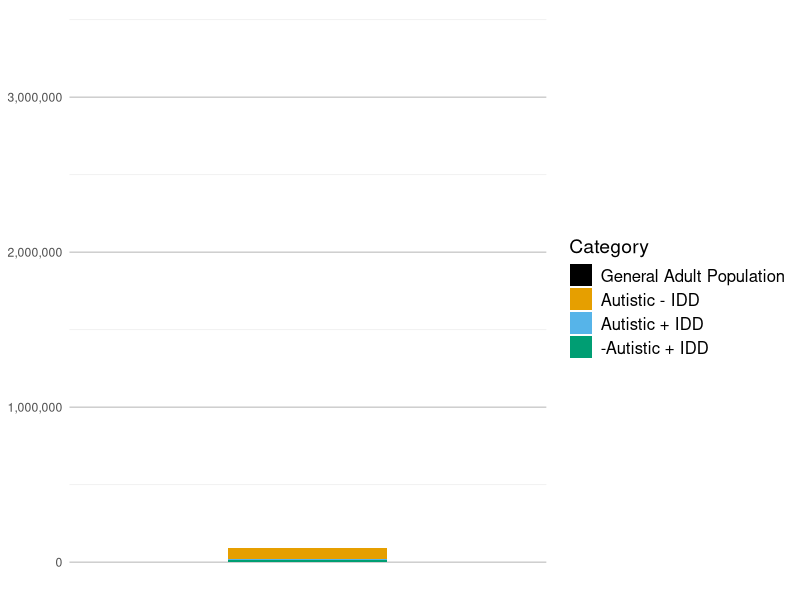

Reproduce this figure in R.
library(tidyverse)
library(ggplot2)
library(patchwork)
library(scales)  # For number formatting

# New dataset structure
all_data <- tribble(
  ~Category, ~Counts, ~start, ~end,
  "General Adult Population",    3407770,      0,   3407770,
  "IDD",                           22755,      0,     22755,
  "-Autistic + IDD",              16483,      0,     16383,
  "Autistic + IDD",                 6371,  16384,     22755,
  "Autistic",                      75993,  16384,     75993,
  "Autistic - IDD",                69622,  22756,     75993,
  "-Autistic - IDD",             3331777,  75994,   3407770
) %>%
  mutate(
    Category = factor(Category, levels=c("General Adult Population", "Autistic - IDD", "Autistic + IDD", "-Autistic + IDD"))
  )

# Define the colors for the plot
colors <- c(
  "General Adult Population" = "#000000",  # Black for General Adult Population
  "Autistic - IDD" = "#E69F00",
  "Autistic + IDD" = "#56B4E9",
  "-Autistic + IDD" = "#009E73"
)

# Prepare the data for the left-hand stacked bar plot (filter the relevant categories)
data_left <- all_data %>%
  filter(Category %in% c("General Adult Population", "Autistic - IDD", "Autistic + IDD", "-Autistic + IDD"))

# Create the left-hand stacked bar plot
p_left <- ggplot(data_left, aes(x = "General Adult Population", y = Counts, fill = Category)) +
  geom_bar(stat = "identity", width = 0.4) +  # Stacked bar plot
  scale_fill_manual(values = colors) +  # Apply the correct colors
  scale_y_continuous(labels = scales::comma, limits = c(0, max(all_data$end))) +  # Scale to the full population
  labs(
    x = NULL,
    y = "Number",
    fill = "Category"
  ) +
  theme_minimal() +
  theme(
    axis.text.x = element_blank(),
    axis.title.y = element_blank(),
    legend.position = "right",  # Position the legend on the right
    legend.text = element_text(size = 12),  # Increase the legend text size
    legend.title = element_text(size = 14),  # Increase the legend title size
    panel.grid.major.x = element_blank(),
    panel.grid.major.y = element_line(color = "grey80"),
    plot.title = element_text(size = 16, face = "bold")  # Increase the font size of the plot title
  )

# Print the left-hand stacked bar plot
print(p_left)
